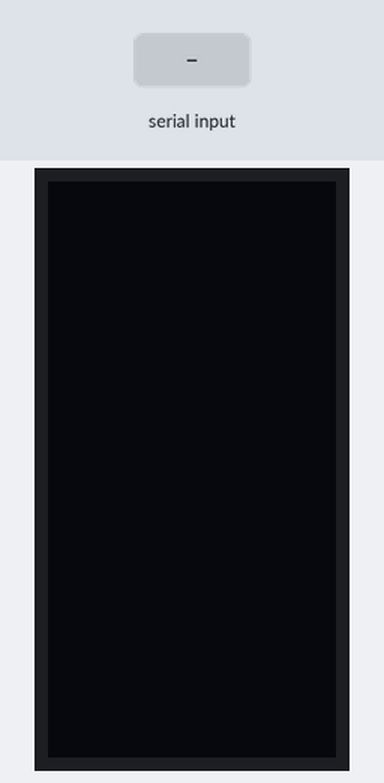
Bench run of a sketch on a simulated Arduino Uno, built with avr-gcc and run on an emulated ATmega328P. Shown: 64×128 one-colour display. The test bench sets the inputs (shaded band). What the sketch prints to the serial monitor is not drawn.

Above: at 5.6 s.
5.7 s: "TEST" received over the second serial link
At 7.7 s:
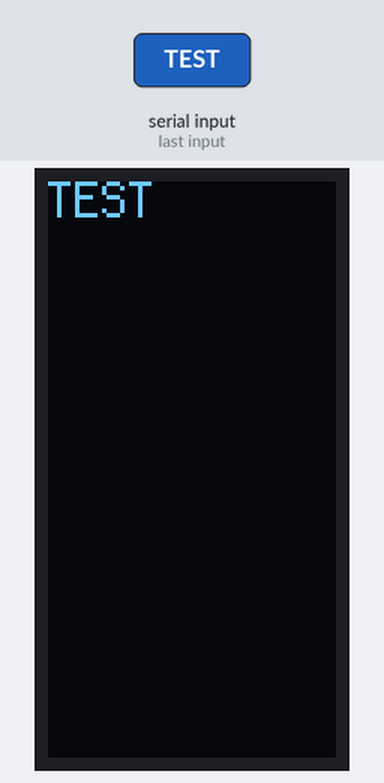
8.2 s: "FONT1" received over the second serial link
At 10.0 s:
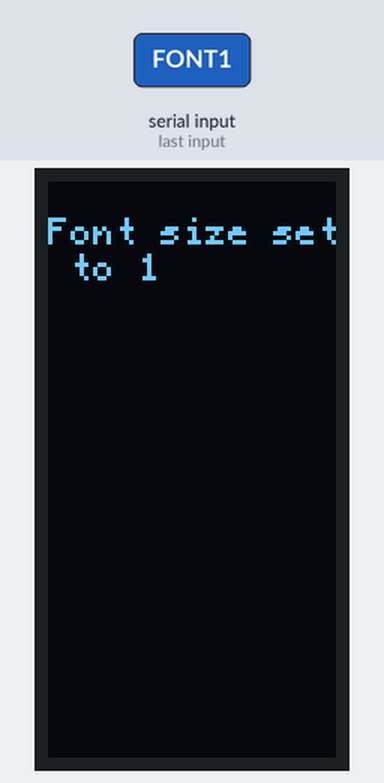
10.7 s: "FONT2" received over Serial
At 12.9 s:
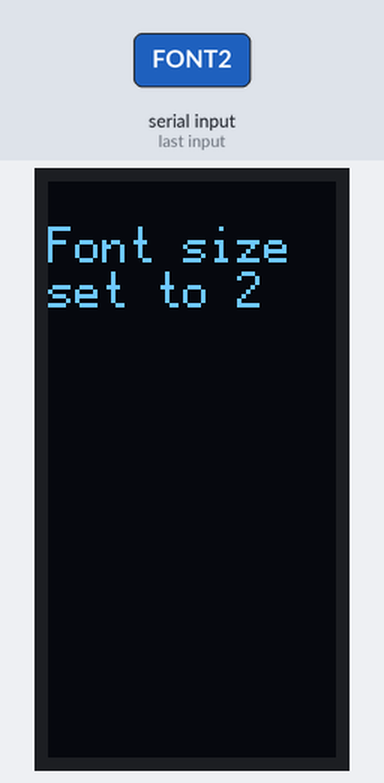
13.2 s: "TEST" received over the second serial link
At 15.1 s:
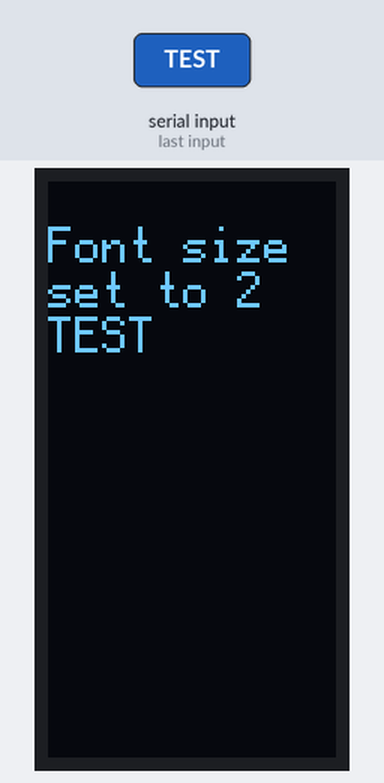
15.7 s: "FONT3" received over Serial
At 17.1 s:
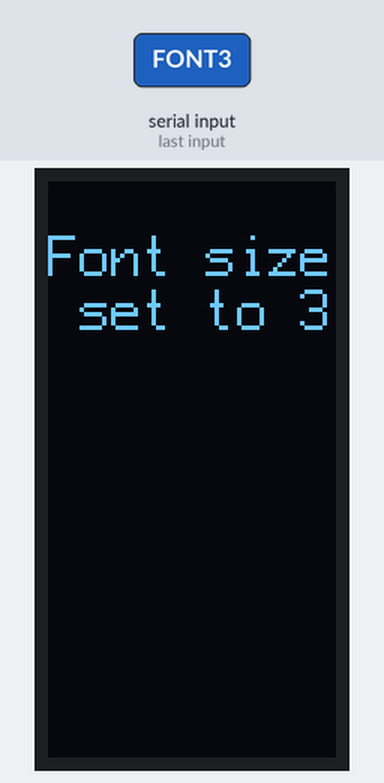
18.2 s: "TEST" received over the second serial link
At 20.3 s:
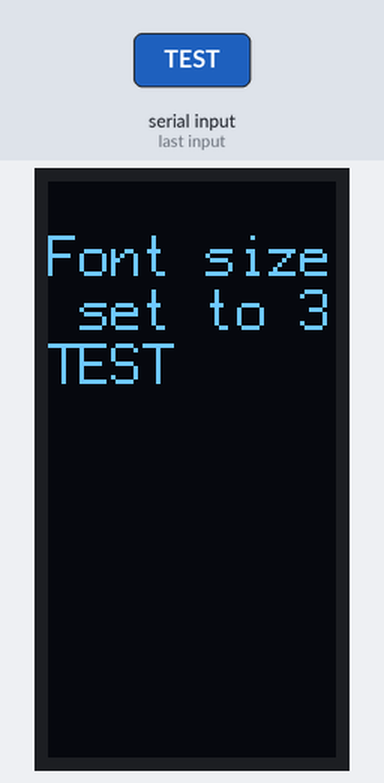
Timing chart, 0 to 21.8 s (numbered marks = the images above; inputs shaded):
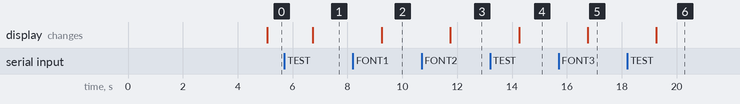

Measured:
- after the input at 5.7 s, the display: changes after 1.0 s (image 1)
- after the input at 8.2 s, the display: changes after 1.1 s (image 2)
- after the input at 10.7 s, the display: changes after 1.1 s (image 3)
- after the input at 13.2 s, the display: changes after 1.1 s (image 4)
- after the input at 15.7 s, the display: changes after 1.1 s (image 5)
- after the input at 18.2 s, the display: changes after 1.1 s (image 6)

The sketch:

DisplayAndBluetooth.ino
```cpp
#include <Arduino.h>
#include <U8g2lib.h>
#include <SPI.h>
#include <Wire.h>
#include <SoftwareSerial.h>

SoftwareSerial MyBlue(16, 17); // RX | TX
U8G2_SSD1309_128X64_NONAME0_F_4W_SW_SPI u8g2(U8G2_R1, /* clock=*/ 13, /* data=*/ 11, /* cs=*/ 10, /* dc=*/ 9, /* reset=*/ 8);

// Create a U8g2log object
U8G2LOG u8g2log;

// assume 4x6 font, define width and height
#define U8LOG_WIDTH1 13
#define U8LOG_HEIGHT1 16
#define U8LOG_WIDTH2 10
#define U8LOG_HEIGHT2 13
#define U8LOG_WIDTH3 9
#define U8LOG_HEIGHT3 12

// allocate memory
uint8_t u8log_buffer1[U8LOG_WIDTH1*U8LOG_HEIGHT1];
uint8_t u8log_buffer2[U8LOG_WIDTH2*U8LOG_HEIGHT2];
uint8_t u8log_buffer3[U8LOG_WIDTH3*U8LOG_HEIGHT3];
int displayWidth = 64;
int displayHeight = 128;
int fontWidthMax = 10;
int lineScreenMax = 13;
int lineCounter = 0;
unsigned long passedTime;
unsigned long clearDisplayTime = 5000;
char incomingString[300];
char character;

void setup(void) {
  Serial.begin(9600);
  MyBlue.begin(9600);
  Serial.println("Ready to connect\nDefault password is 1234 or 000");
  u8g2.begin();
  u8g2.setFont(u8g2_font_profont12_tf); // choose a suitable font
  u8g2log.begin(u8g2, U8LOG_WIDTH2, U8LOG_HEIGHT2, u8log_buffer2);  // connect to u8g2, assign buffer
  u8g2log.setLineHeightOffset(0); // set extra space between lines in pixel, this can be negative
  u8g2log.setRedrawMode(0);   // 0: Update screen with newline, 1: Update screen for every char
  passedTime = millis();
}

void changeFont(int fontSize) {
  if (fontSize == 1) {
    fontWidthMax = 13;
    lineScreenMax = 16;
    clearDisplayTime = 6000;
    u8g2.setFont(u8g2_font_profont10_tf); // choose a suitable font
    u8g2log.begin(u8g2, U8LOG_WIDTH1, U8LOG_HEIGHT1, u8log_buffer1);  // connect to u8g2, assign buffer
    u8g2log.print("Font size set to 1");
    u8g2log.println();
  }
  else if (fontSize == 2) {
    fontWidthMax = 10;
    lineScreenMax = 13;
    clearDisplayTime = 5000;
    u8g2.setFont(u8g2_font_profont12_tf); // choose a suitable font
    u8g2log.begin(u8g2, U8LOG_WIDTH2, U8LOG_HEIGHT2, u8log_buffer2);  // connect to u8g2, assign buffer
    u8g2log.print("Font size set to 2");
    u8g2log.println();
  }
  else if (fontSize == 3) {
    fontWidthMax = 9;
    lineScreenMax = 12;
    clearDisplayTime = 4000;
    u8g2.setFont(u8g2_font_profont15_tf);
    u8g2log.begin(u8g2, U8LOG_WIDTH3, U8LOG_HEIGHT3, u8log_buffer3);  // connect to u8g2, assign buffer
    u8g2log.print("Font size set to 3");
    u8g2log.println();
  }
  u8g2log.setLineHeightOffset(0); // set extra space between lines in pixel, this can be negative
  u8g2log.setRedrawMode(0);   // 0: Update screen with newline, 1: Update screen for every char
  passedTime = millis();
}

const char * split (const char * s, const int length) {
  // if it will fit return whole thing
  if (strlen (s) <= length)
    return s + strlen (s);

  // searching backwards, find the last space
  for (const char * space = &s [length]; space != s; space--)
    if (*space == ' ')
      return space;

  // not found? return a whole line
  return &s [length];
  } // end of split

void loop(void) {
  if (Serial.available() > 0) {
    // read the incoming byte:
    Serial.readString().toCharArray(incomingString, 300);
    // Print string on the U8g2log window
    // Print a new line, scroll the text window content if required
    // Refresh the screen
    if (strcmp(incomingString, "TEST") == 0) {
      //u8g2log.print("Bluetooth disconnected... reconnecting\n");
      Serial.write("A");
    }
    else if (strcmp(incomingString, "FONT1") == 0) {
      changeFont(1);
    }
    else if (strcmp(incomingString, "FONT2") == 0) {
      changeFont(2);
    }
    else if (strcmp(incomingString, "FONT3") == 0) {
      changeFont(3);
    }
    else {
      const char * p = incomingString;

      // keep going until we run out of text
      while (*p) {
        // find the position of the space
        const char * endOfLine = split (p, fontWidthMax);

        // display up to that
        while (p != endOfLine)
          //Serial.print(*p++);
          u8g2log.print(*p++);

        // finish that line
        //Serial.println();
        u8g2log.println();
        lineCounter++;
        if (lineCounter == lineScreenMax) {
          lineCounter = 0;
          delay(clearDisplayTime);
        }

        // if we hit a space, move on past it
        if (*p == ' ')
          p++;
        }
      //u8g2log.print(incomingString);
      //u8g2log.print("\n");
    }
    passedTime = millis();
  }

  if (MyBlue.available() > 0) {
    // read the incoming byte:
    MyBlue.readString().toCharArray(incomingString, 300);
    lineCounter = 0;
    // Print string on the U8g2log window
    // Print a new line, scroll the text window content if required
    // Refresh the screen
    Serial.print(incomingString);
    Serial.println();

    if (strcmp(incomingString, " ") == 0) {
      //u8g2log.print("Bluetooth disconnected... reconnecting\n");
      MyBlue.write("A");
    }
    else if (strcmp(incomingString, "FONT1") == 0) {
      changeFont(1);
      MyBlue.write("A");
    }
    else if (strcmp(incomingString, "FONT2") == 0) {
      changeFont(2);
      MyBlue.write("A");
    }
    else if (strcmp(incomingString, "FONT3") == 0) {
      changeFont(3);
      MyBlue.write("A");
    }
    else {
      const char * p = incomingString;

      // keep going until we run out of text
      while (*p) {
        // find the position of the space
        const char * endOfLine = split (p, fontWidthMax);

        // display up to that
        while (p != endOfLine)
          //Serial.print(*p++);
          u8g2log.print(*p++);

        // finish that line
        //Serial.println();
        u8g2log.println();
        lineCounter++;
        if (lineCounter == lineScreenMax) {
          lineCounter = 0;
          delay(clearDisplayTime);
        }

        // if we hit a space, move on past it
        if (*p == ' ')
          p++;
        }
      //u8g2log.print(incomingString);
      //u8g2log.print("\n");
      MyBlue.write("A");
    }
    passedTime = millis();
  }

  if (millis() - passedTime > clearDisplayTime) {
    u8g2log.print("\f");
    u8g2.clear();
    passedTime = millis();
  }
}
```
